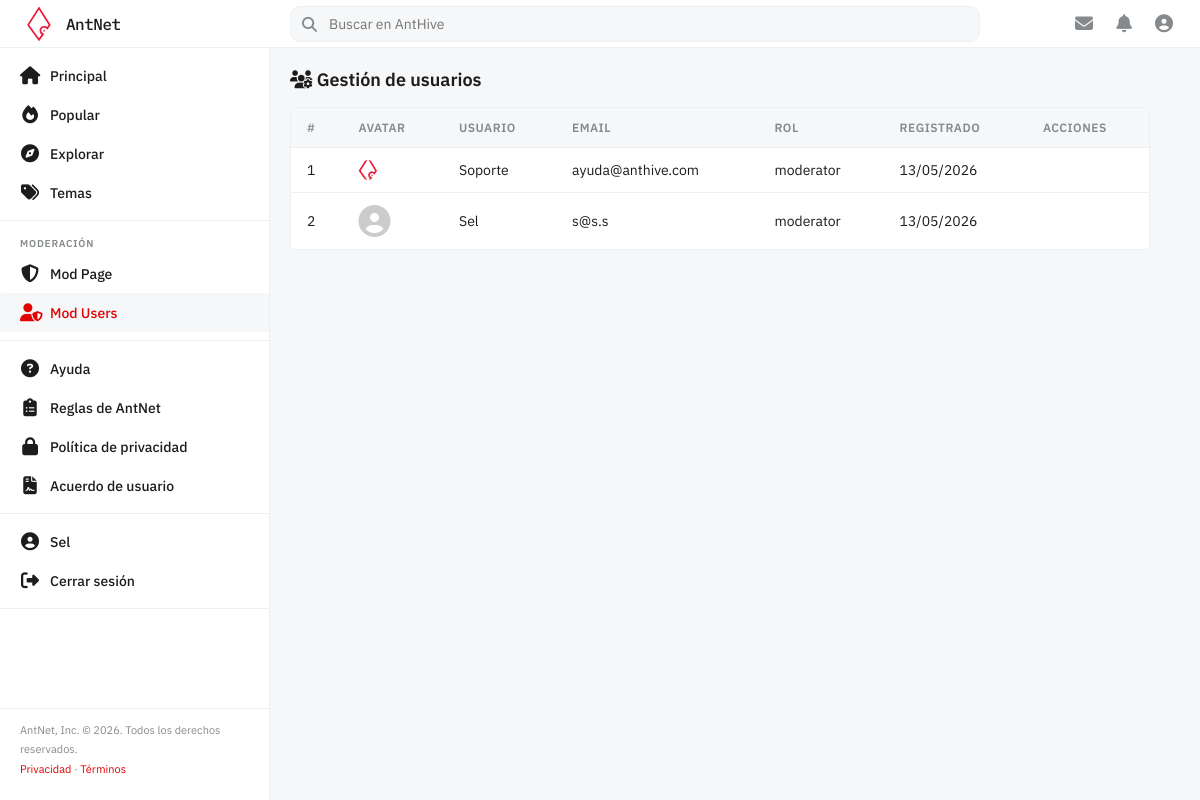
Page /pages/modusers.php (signed in) on the earlier database version.
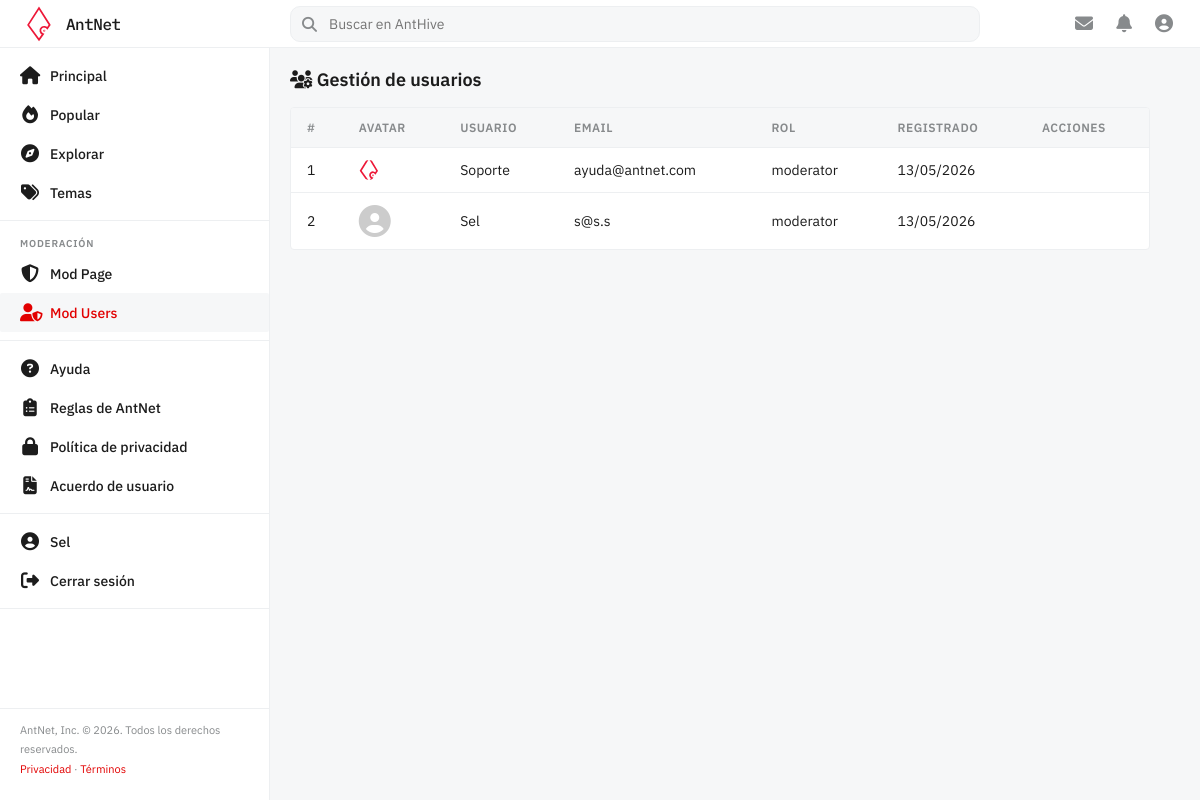
Same page on the later database version.
### tables this page shows
CREATE TABLE IF NOT EXISTS `user` (
    `id`              BIGINT       NOT NULL AUTO_INCREMENT,
    `email`           VARCHAR(255) NOT NULL UNIQUE,
    `username`        VARCHAR(100) NOT NULL UNIQUE,
    `password`        VARCHAR(255) NOT NULL,
    `avatar`          VARCHAR(255) NULL,
    `date_registered` DATETIME     NOT NULL DEFAULT CURRENT_TIMESTAMP,
    PRIMARY KEY (`id`)
);

### src/config/database.php (called while the page is built)
<?php
function getDB(): PDO {
    $host = $_ENV['DB_HOST'] ?? 'mysql';
    $port = $_ENV['DB_PORT'] ?? '3306';
    $name = $_ENV['DB_NAME'] ?? 'AntNetDDBB';
    $user = $_ENV['DB_USER'] ?? 'user';
    $pass = $_ENV['DB_PASS'] ?? 'pass';
    $dsn = "mysql:host=$host;port=$port;dbname=$name;charset=utf8mb4";
    try {
        $pdo = new PDO($dsn, $user, $pass, [
            PDO::ATTR_ERRMODE            => PDO::ERRMODE_EXCEPTION,
            PDO::ATTR_DEFAULT_FETCH_MODE => PDO::FETCH_ASSOC,
            PDO::ATTR_EMULATE_PREPARES   => false,
        ]);
        $pdo->exec("SET time_zone = '+02:00'");
        return $pdo;
    } catch (PDOException $e) {
        error_log($e->getMessage());
        die('Error de conexión a la base de datos.');
    }
}

### src/models/User.php (called while the page is built, shortened)
<?php
require_once __DIR__ . '/../config/database.php';
class User
{
    private PDO $db;
    public function __construct()
    {
        $this->db = getDB();
    }
    public function getAll(): array
    {
        $stmt = $this->db->prepare(
            'SELECT u.*,
             GROUP_CONCAT(r.role_name SEPARATOR ", ") as roles_names,
             GROUP_CONCAT(r.id SEPARATOR ",") as roles_ids
             FROM `user` u
             LEFT JOIN user_has_role uhr ON u.id = uhr.id_user
             LEFT JOIN role r ON uhr.id_role = r.id
             GROUP BY u.id
             ORDER BY u.id ASC'
        );
        $stmt->execute();
        return $stmt->fetchAll();
    }
}

### src/pages/modusers.php (the view, shortened to what this page needs)
<?php
require_once __DIR__ . '/../models/User.php';
$userModel = new User();
$users = $userModel->getAll();
$activePage = 'modusers';
require_once __DIR__ . '/../includes/header.php';
?>
<div class="layout">
    <?php require_once __DIR__ . '/../includes/sidebar.php'; ?>
    <main class="site-main">
        <h1 class="form-card__title" style="margin-bottom:16px">
            <i class="fa-solid fa-users-gear"></i> Gestión de usuarios
        </h1>
        <div class="mod-table-wrapper">
            <table class="mod-table">
                <thead>
                    <tr>
                        <th>#</th>
                        <th>Avatar</th>
                        <th>Usuario</th>
                        <th>Email</th>
                        <th>Rol</th>
                        <th>Registrado</th>
                        <th>Acciones</th>
                    </tr>
                </thead>
                <tbody>
                    <?php foreach ($users as $u): ?>
                        <tr id="row-<?= $u['id'] ?>">
                            <td><?= $u['id'] ?></td>
                            <td>
                                <?php if (!empty($u['avatar'])): ?>
                                    <img src="<?= htmlspecialchars($u['avatar']) ?>" class="meta-avatar" alt="">
                                <?php else: ?>
                                    <i class="fa-solid fa-circle-user meta-avatar-icon" style="font-size:32px; color:var(--text-muted, #ccc);"></i>
                                <?php endif; ?>
                            </td>
                            <td><?= htmlspecialchars($u['username']) ?></td>
                            <td><?= htmlspecialchars($u['email']) ?></td>
                            <td><?= htmlspecialchars($u['roles_names'] ?: 'sin rol') ?></td>
                            <td><?= date('d/m/Y', strtotime($u['date_registered'])) ?></td>
                            <td>
                            </td>
                        </tr>
                    <?php endforeach; ?>
                </tbody>
            </table>
        </div>
    </main>
</div>
<?php require_once __DIR__ . '/../includes/footer.php'; ?>

### src/includes/header.php (shortened to what this page needs)
<!DOCTYPE html>
<html lang="es">
<head>
    <link rel="stylesheet" href="https://cdnjs.cloudflare.com/ajax/libs/font-awesome/6.5.0/css/all.min.css">
    <link rel="stylesheet" href="/assets/css/style.css">
</head>
<body>
    <header class="site-header">
        <a href="/index.php" class="header-logo">
            <img src="/assets/img/logos/logo plain weight.svg" alt="AntNet logo"
                onerror="this.style.display='none'">
            <span>AntNet</span>
        </a>
        <form method="GET" action="/pages/search.php" class="header-search">
            <span class="search-icon"><i class="fa-solid fa-magnifying-glass"></i></span>
            <input type="text" name="q" placeholder="Buscar en AntHive"
                value="<?= htmlspecialchars($_GET['q'] ?? '') ?>">
        </form>
        <div class="header-actions">
            <?php if (isset($_SESSION['user_id'])): ?>
                <a href="/pages/messages.php" class="icon-btn" title="Mensajes">
                    <i class="fa-solid fa-envelope"></i>
                </a>
                <a href="/pages/notifications.php" class="icon-btn" title="Notificaciones" style="position:relative">
                    <i class="fa-solid fa-bell"></i>
                </a>
                <a href="/pages/profile.php" class="icon-btn" title="Mi perfil">
                    <?php if (!empty($_SESSION['avatar'])): ?>
                        <img src="<?= htmlspecialchars($_SESSION['avatar']) ?>" class="meta-avatar" alt="" style="width:24px; height:24px; border-radius:50%; object-fit:cover;">
                    <?php else: ?>
                        <i class="fa-solid fa-circle-user"></i>
                    <?php endif; ?>
                </a>
            <?php else: ?>
                <a href="/pages/login.php" class="btn-outline">Iniciar sesión</a>
                <a href="/pages/register.php" class="btn-primary">Registrarse</a>
            <?php endif; ?>
        </div>
    </header>

### src/includes/sidebar.php
<?php
$activePage = $activePage ?? 'home';
?>
<aside class="site-sidebar">
    <div class="nav-section">
        <a href="/index.php" class="nav-item <?= $activePage === 'home' ? 'active' : '' ?>">
            <span class="nav-icon"><i class="fa-solid fa-house"></i></span> Principal
        </a>
        <a href="/pages/popular.php" class="nav-item <?= $activePage === 'popular' ? 'active' : '' ?>">
            <span class="nav-icon"><i class="fa-solid fa-fire"></i></span> Popular
        </a>
        <a href="/pages/explore.php" class="nav-item <?= $activePage === 'explore' ? 'active' : '' ?>">
            <span class="nav-icon"><i class="fa-solid fa-compass"></i></span> Explorar
        </a>
        <a href="/pages/themes.php" class="nav-item <?= $activePage === 'themes' ? 'active' : '' ?>">
            <span class="nav-icon"><i class="fa-solid fa-tags"></i></span> Temas
        </a>
    </div>
    <?php if (isset($_SESSION['role']) && $_SESSION['role'] === 'moderator'): ?>
        <div class="nav-section">
            <div class="nav-label">Moderación</div>
            <a href="/pages/modpage.php" class="nav-item <?= $activePage === 'modpage' ? 'active' : '' ?>">
                <span class="nav-icon"><i class="fa-solid fa-shield-halved"></i></span> Mod Page
            </a>
            <a href="/pages/modusers.php" class="nav-item <?= $activePage === 'modusers' ? 'active' : '' ?>">
                <span class="nav-icon"><i class="fa-solid fa-user-shield"></i></span> Mod Users
            </a>
        </div>
    <?php endif; ?>
    <div class="nav-section">
        <a href="/pages/help.php" class="nav-item <?= $activePage === 'help' ? 'active' : '' ?>">
            <span class="nav-icon"><i class="fa-solid fa-circle-question"></i></span> Ayuda
        </a>
        <a href="/pages/rules.php" class="nav-item <?= $activePage === 'rules' ? 'active' : '' ?>">
            <span class="nav-icon"><i class="fa-solid fa-clipboard-list"></i></span> Reglas de AntNet
        </a>
        <a href="/pages/privacy.php" class="nav-item <?= $activePage === 'privacy' ? 'active' : '' ?>">
            <span class="nav-icon"><i class="fa-solid fa-lock"></i></span> Política de privacidad
        </a>
        <a href="/pages/terms.php" class="nav-item <?= $activePage === 'terms' ? 'active' : '' ?>">
            <span class="nav-icon"><i class="fa-solid fa-file-contract"></i></span> Acuerdo de usuario
        </a>
    </div>
    <?php if (isset($_SESSION['user_id'])): ?>
        <div class="nav-section">
            <a href="/pages/profile.php" class="nav-item <?= $activePage === 'profile' ? 'active' : '' ?>">
                <span class="nav-icon"><i class="fa-solid fa-circle-user"></i></span> <?= htmlspecialchars($_SESSION['username']) ?>
            </a>
            <a id="logoutBtn" href="/pages/logout.php" class="nav-item nav-item--danger">
                <span class="nav-icon"><i class="fa-solid fa-right-from-bracket"></i></span> Cerrar sesión
            </a>
        </div>
    <?php endif; ?>
    <div class="sidebar-footer">
        AntNet, Inc. &copy; <?= date('Y') ?>. Todos los derechos reservados.<br>
        <a href="/pages/privacy.php">Privacidad</a> &middot;
        <a href="/pages/terms.php">Términos</a>
    </div>
</aside>

### src/includes/footer.php (shortened to what this page needs)
</body>
</html>

### src/assets/css/style.css (style rules this page uses)
:root { --primary: #e20000; --bg: #f6f7f8; --surface: #ffffff; --sidebar-bg: #ffffff; --border: #edeff1; --text: #1c1c1c; --muted: #878a8c; --hover-bg: #f6f7f8; --header-bg: #ffffff; --header-h: 48px; --sidebar-w: 270px; }
* { box-sizing: border-box; margin: 0; padding: 0; }
body { font-family: 'IBM Plex Sans', sans-serif; background-color: var(--bg); color: var(--text); font-size: 14px; }
a { text-decoration: none; color: var(--primary); transition: all 0.3 ease; }
header { position: fixed; top: 0; left: 0; right: 0; height: var(--header-h); background: var(--header-bg); border-bottom: 1px solid var(--border); display: flex; align-items: center; padding: 20px; z-index: 100; }
.header-logo { display: flex; align-items: center; gap: 8px; min-width: 180px; color: var(--text); min-width: var(--sidebar-w); }
.header-logo img { width: 38px; height: 38px; object-fit: contain; }
.header-logo span { font-family: 'IBM Plex Mono', monospace; font-size: 16px; font-weight: 500; color: var(--text); letter-spacing: -0.5px; }
.header-search { flex: 1; max-width: 690px; position: relative; }
.header-search input { width: 100%; padding: 8px 16px 8px 38px; border: 1px solid var(--border); border-radius: 10px; background: var(--bg); font-size: 14px; font-family: inherit; color: var(--text); outline: none; transition: border-color .2s, background .2s; flex-grow: 1; }
.header-search .search-icon { position: absolute; left: 12px; top: 50%; transform: translateY(-50%); color: var(--muted); font-size: 15px; pointer-events: none; }
.header-actions { display: flex; align-items: center; gap: 8px; margin-left: auto; }
.icon-btn { width: 32px; height: 32px; border-radius: 50%; border: none; background: transparent; cursor: pointer; display: flex; align-items: center; justify-content: center; color: var(--muted); font-size: 18px; transition: background .15s; }
.layout { display: flex; margin-top: var(--header-h); min-height: calc(100vh - var(--header-h)); }
aside { width: var(--sidebar-w); background: var(--sidebar-bg); border-right: 1px solid var(--border); position: fixed; top: var(--header-h); bottom: 0; overflow-y: auto; padding: 8px 0; display: flex; flex-direction: column; }
.nav-section { padding: 0 0 8px 0; border-bottom: 1px solid var(--border); margin-bottom: 8px; }
.nav-label { font-size: 10px; font-weight: 600; text-transform: uppercase; letter-spacing: .8px; color: var(--muted); padding: 8px 20px 4px; }
.nav-item { display: flex; align-items: center; gap: 10px; padding: 8px 20px; color: var(--text); font-size: 14px; font-weight: 500; border-radius: 2px; transition: background .12s; cursor: pointer; }
.nav-item.active { background: var(--hover-bg); color: var(--primary); }
.nav-item .nav-icon { font-size: 18px; width: 20px; text-align: center; flex-shrink: 0; }
.sidebar-footer { margin-top: auto; padding: 12px 20px; font-size: 11px; color: var(--muted); line-height: 1.8; border-top: 1px solid var(--border); }
main { margin-left: var(--sidebar-w); flex: 1; padding: 20px 50px 20px 20px; }
.meta-avatar { width: 20px; height: 20px; border-radius: 50%; object-fit: cover; vertical-align: middle; }
.meta-avatar-icon { font-size: 20px; color: var(--muted); vertical-align: middle; }
.form-card__title { font-size: 18px; font-weight: 600; }
.mod-table-wrapper { background: var(--surface); border: 1px solid var(--border); border-radius: 4px; overflow-x: auto; margin-bottom: 20px; }
.mod-table { width: 100%; border-collapse: collapse; text-align: left; }
.mod-table th, .mod-table td { padding: 12px 16px; border-bottom: 1px solid var(--border); color: var(--text); font-size: 14px; vertical-align: middle; }
.mod-table th { background: var(--bg); font-weight: 600; color: var(--muted); text-transform: uppercase; font-size: 12px; letter-spacing: 0.5px; }
.mod-table tbody tr:last-child td { border-bottom: none; }

Differences in the rows shown:
changed user "Soporte": email "ayuda@anthive.com" → "ayuda@antnet.com"
